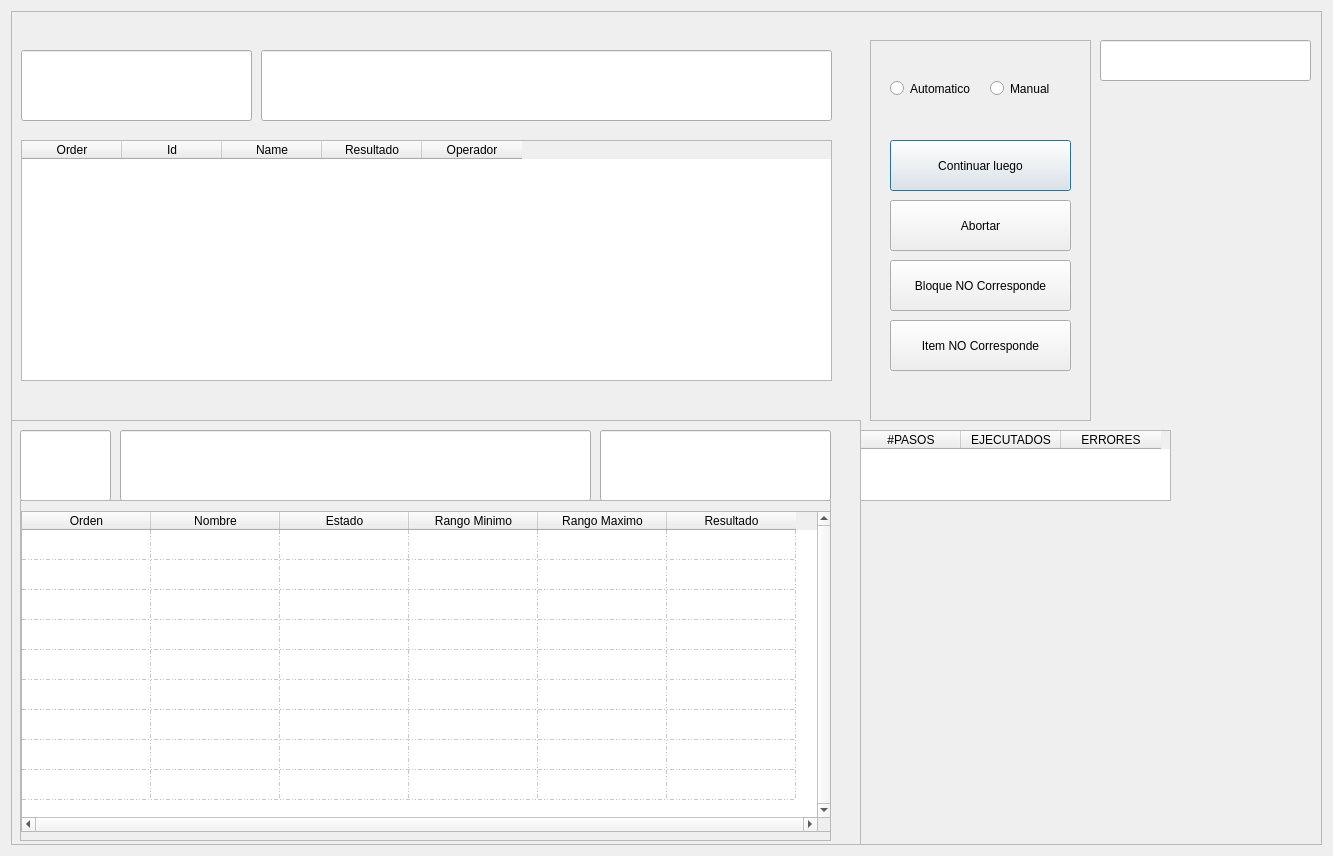
<?xml version="1.0" encoding="UTF-8"?>
<ui version="4.0">
 <class>Dialog</class>
 <widget class="QDialog" name="Dialog">
  <property name="geometry">
   <rect>
    <x>0</x>
    <y>0</y>
    <width>1333</width>
    <height>856</height>
   </rect>
  </property>
  <property name="windowTitle">
   <string>Dialog</string>
  </property>
  <layout class="QHBoxLayout" name="horizontalLayout">
   <item>
    <widget class="QFrame" name="FrameContenedor">
     <property name="frameShape">
      <enum>QFrame::StyledPanel</enum>
     </property>
     <property name="frameShadow">
      <enum>QFrame::Raised</enum>
     </property>
     <widget class="QWidget" name="ContenedorInfoBloque" native="true">
      <property name="geometry">
       <rect>
        <x>0</x>
        <y>-1</y>
        <width>851</width>
        <height>411</height>
       </rect>
      </property>
      <widget class="QLineEdit" name="nBloque">
       <property name="geometry">
        <rect>
         <x>10</x>
         <y>40</y>
         <width>231</width>
         <height>71</height>
        </rect>
       </property>
       <property name="styleSheet">
        <string notr="true">font: 75 20pt &quot;MS Shell Dlg 2&quot;;</string>
       </property>
      </widget>
      <widget class="QLineEdit" name="bloqueEjecucion">
       <property name="geometry">
        <rect>
         <x>250</x>
         <y>40</y>
         <width>571</width>
         <height>71</height>
        </rect>
       </property>
      </widget>
      <widget class="QTableWidget" name="TablaBloques">
       <property name="geometry">
        <rect>
         <x>10</x>
         <y>130</y>
         <width>811</width>
         <height>241</height>
        </rect>
       </property>
       <column>
        <property name="text">
         <string>Order</string>
        </property>
       </column>
       <column>
        <property name="text">
         <string>Id</string>
        </property>
       </column>
       <column>
        <property name="text">
         <string>Name</string>
        </property>
       </column>
       <column>
        <property name="text">
         <string>Resultado</string>
        </property>
       </column>
       <column>
        <property name="text">
         <string>Operador</string>
        </property>
       </column>
      </widget>
     </widget>
     <widget class="QFrame" name="ContenedorInfoPaso">
      <property name="geometry">
       <rect>
        <x>-1</x>
        <y>409</y>
        <width>851</width>
        <height>431</height>
       </rect>
      </property>
      <property name="frameShape">
       <enum>QFrame::StyledPanel</enum>
      </property>
      <property name="frameShadow">
       <enum>QFrame::Raised</enum>
      </property>
      <widget class="QLineEdit" name="nPasos">
       <property name="geometry">
        <rect>
         <x>10</x>
         <y>10</y>
         <width>91</width>
         <height>71</height>
        </rect>
       </property>
       <property name="styleSheet">
        <string notr="true">font: 75 28pt &quot;MS Shell Dlg 2&quot;;</string>
       </property>
      </widget>
      <widget class="QLineEdit" name="descripcionPaso">
       <property name="geometry">
        <rect>
         <x>110</x>
         <y>10</y>
         <width>471</width>
         <height>71</height>
        </rect>
       </property>
      </widget>
      <widget class="QLineEdit" name="resultadoPaso">
       <property name="geometry">
        <rect>
         <x>590</x>
         <y>10</y>
         <width>231</width>
         <height>71</height>
        </rect>
       </property>
      </widget>
      <widget class="QScrollArea" name="scrollArea">
       <property name="geometry">
        <rect>
         <x>10</x>
         <y>80</y>
         <width>811</width>
         <height>341</height>
        </rect>
       </property>
       <property name="widgetResizable">
        <bool>true</bool>
       </property>
       <widget class="QWidget" name="scrollAreaWidgetContents">
        <property name="geometry">
         <rect>
          <x>0</x>
          <y>0</y>
          <width>809</width>
          <height>339</height>
         </rect>
        </property>
        <widget class="QTableWidget" name="TablaPasos">
         <property name="geometry">
          <rect>
           <x>0</x>
           <y>10</y>
           <width>811</width>
           <height>321</height>
          </rect>
         </property>
         <property name="frameShadow">
          <enum>QFrame::Raised</enum>
         </property>
         <property name="lineWidth">
          <number>1</number>
         </property>
         <property name="midLineWidth">
          <number>0</number>
         </property>
         <property name="verticalScrollBarPolicy">
          <enum>Qt::ScrollBarAlwaysOn</enum>
         </property>
         <property name="horizontalScrollBarPolicy">
          <enum>Qt::ScrollBarAlwaysOn</enum>
         </property>
         <property name="sizeAdjustPolicy">
          <enum>QAbstractScrollArea::AdjustIgnored</enum>
         </property>
         <property name="autoScrollMargin">
          <number>5</number>
         </property>
         <property name="tabKeyNavigation">
          <bool>false</bool>
         </property>
         <property name="showDropIndicator" stdset="0">
          <bool>false</bool>
         </property>
         <property name="dragDropOverwriteMode">
          <bool>false</bool>
         </property>
         <property name="verticalScrollMode">
          <enum>QAbstractItemView::ScrollPerItem</enum>
         </property>
         <property name="horizontalScrollMode">
          <enum>QAbstractItemView::ScrollPerItem</enum>
         </property>
         <property name="showGrid">
          <bool>true</bool>
         </property>
         <property name="gridStyle">
          <enum>Qt::DashDotDotLine</enum>
         </property>
         <property name="sortingEnabled">
          <bool>false</bool>
         </property>
         <property name="wordWrap">
          <bool>true</bool>
         </property>
         <property name="cornerButtonEnabled">
          <bool>true</bool>
         </property>
         <property name="rowCount">
          <number>9</number>
         </property>
         <attribute name="horizontalHeaderVisible">
          <bool>true</bool>
         </attribute>
         <attribute name="horizontalHeaderCascadingSectionResizes">
          <bool>false</bool>
         </attribute>
         <attribute name="horizontalHeaderDefaultSectionSize">
          <number>129</number>
         </attribute>
         <attribute name="horizontalHeaderHighlightSections">
          <bool>true</bool>
         </attribute>
         <attribute name="horizontalHeaderMinimumSectionSize">
          <number>40</number>
         </attribute>
         <attribute name="horizontalHeaderShowSortIndicator" stdset="0">
          <bool>false</bool>
         </attribute>
         <attribute name="verticalHeaderVisible">
          <bool>false</bool>
         </attribute>
         <attribute name="verticalHeaderHighlightSections">
          <bool>false</bool>
         </attribute>
         <row/>
         <row/>
         <row/>
         <row/>
         <row/>
         <row/>
         <row/>
         <row/>
         <row/>
         <column>
          <property name="text">
           <string>Orden</string>
          </property>
         </column>
         <column>
          <property name="text">
           <string>Nombre</string>
          </property>
          <property name="font">
           <font>
            <weight>50</weight>
            <bold>false</bold>
            <strikeout>false</strikeout>
            <kerning>true</kerning>
           </font>
          </property>
         </column>
         <column>
          <property name="text">
           <string>Estado</string>
          </property>
         </column>
         <column>
          <property name="text">
           <string>Rango Minimo</string>
          </property>
         </column>
         <column>
          <property name="text">
           <string>Rango Maximo</string>
          </property>
         </column>
         <column>
          <property name="text">
           <string>Resultado</string>
          </property>
         </column>
         <item row="2" column="1">
          <property name="text">
           <string/>
          </property>
         </item>
        </widget>
       </widget>
      </widget>
     </widget>
     <widget class="QWidget" name="ContenedorAccion" native="true">
      <property name="geometry">
       <rect>
        <x>849</x>
        <y>-1</y>
        <width>461</width>
        <height>841</height>
       </rect>
      </property>
      <widget class="QFrame" name="frame">
       <property name="geometry">
        <rect>
         <x>10</x>
         <y>30</y>
         <width>221</width>
         <height>381</height>
        </rect>
       </property>
       <property name="frameShape">
        <enum>QFrame::StyledPanel</enum>
       </property>
       <property name="frameShadow">
        <enum>QFrame::Raised</enum>
       </property>
       <widget class="QRadioButton" name="Automatico">
        <property name="geometry">
         <rect>
          <x>20</x>
          <y>40</y>
          <width>82</width>
          <height>17</height>
         </rect>
        </property>
        <property name="text">
         <string>Automatico</string>
        </property>
       </widget>
       <widget class="QRadioButton" name="Automatico_2">
        <property name="geometry">
         <rect>
          <x>120</x>
          <y>40</y>
          <width>82</width>
          <height>17</height>
         </rect>
        </property>
        <property name="text">
         <string>Manual</string>
        </property>
       </widget>
       <widget class="QPushButton" name="ContinuarLuego">
        <property name="geometry">
         <rect>
          <x>20</x>
          <y>100</y>
          <width>181</width>
          <height>51</height>
         </rect>
        </property>
        <property name="text">
         <string>Continuar luego</string>
        </property>
       </widget>
       <widget class="QPushButton" name="abortar">
        <property name="geometry">
         <rect>
          <x>20</x>
          <y>160</y>
          <width>181</width>
          <height>51</height>
         </rect>
        </property>
        <property name="text">
         <string>Abortar</string>
        </property>
       </widget>
       <widget class="QPushButton" name="bloqueNo">
        <property name="geometry">
         <rect>
          <x>20</x>
          <y>220</y>
          <width>181</width>
          <height>51</height>
         </rect>
        </property>
        <property name="text">
         <string>Bloque NO Corresponde</string>
        </property>
       </widget>
       <widget class="QPushButton" name="itemNo">
        <property name="geometry">
         <rect>
          <x>20</x>
          <y>280</y>
          <width>181</width>
          <height>51</height>
         </rect>
        </property>
        <property name="text">
         <string>Item NO Corresponde</string>
        </property>
       </widget>
      </widget>
      <widget class="QLineEdit" name="numSerie">
       <property name="geometry">
        <rect>
         <x>240</x>
         <y>30</y>
         <width>211</width>
         <height>41</height>
        </rect>
       </property>
      </widget>
      <widget class="QTableWidget" name="TablaEstadistica">
       <property name="geometry">
        <rect>
         <x>0</x>
         <y>420</y>
         <width>311</width>
         <height>71</height>
        </rect>
       </property>
       <column>
        <property name="text">
         <string>#PASOS</string>
        </property>
       </column>
       <column>
        <property name="text">
         <string>EJECUTADOS</string>
        </property>
       </column>
       <column>
        <property name="text">
         <string>ERRORES</string>
        </property>
       </column>
      </widget>
     </widget>
    </widget>
   </item>
  </layout>
 </widget>
 <resources/>
 <connections/>
</ui>
